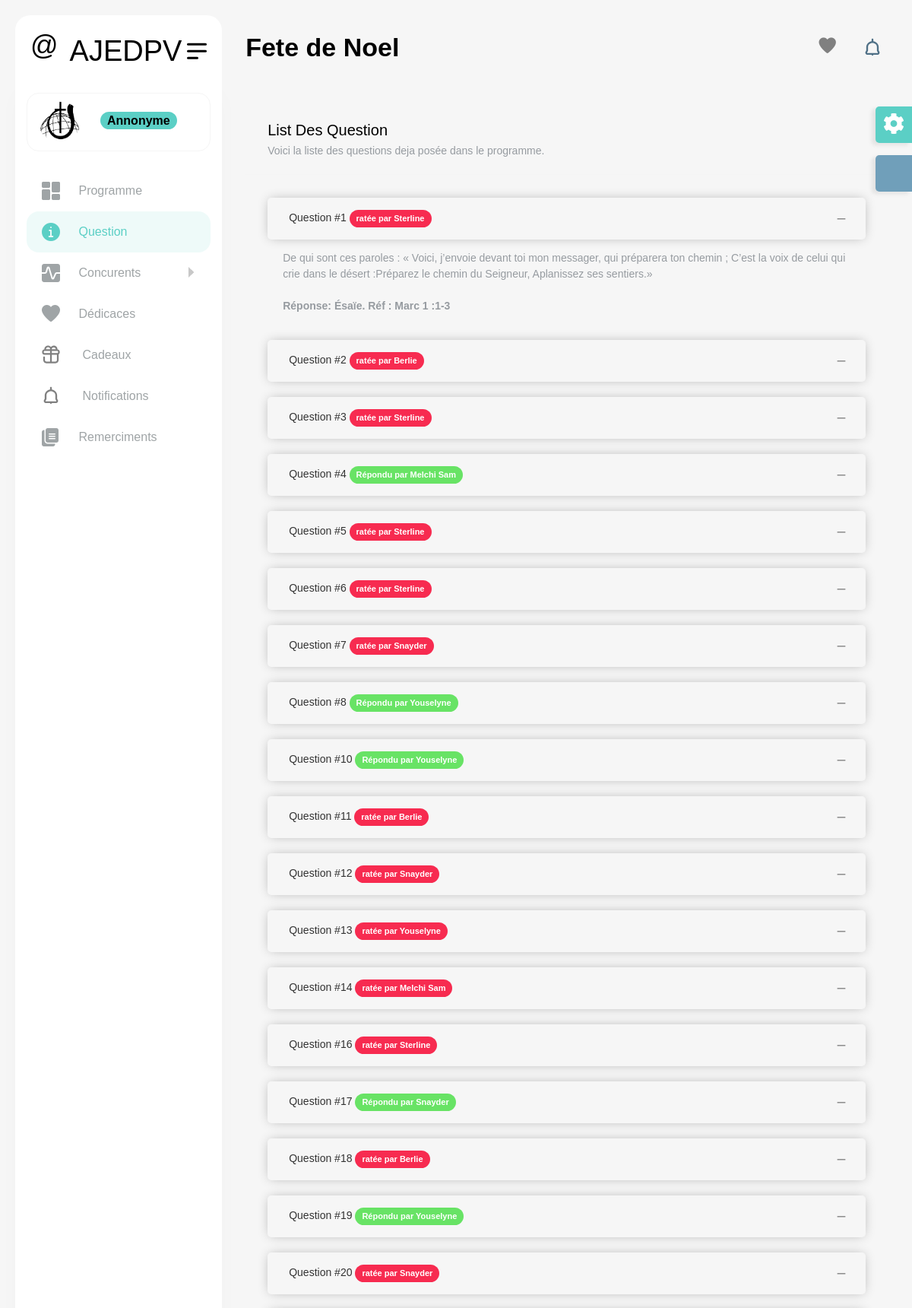
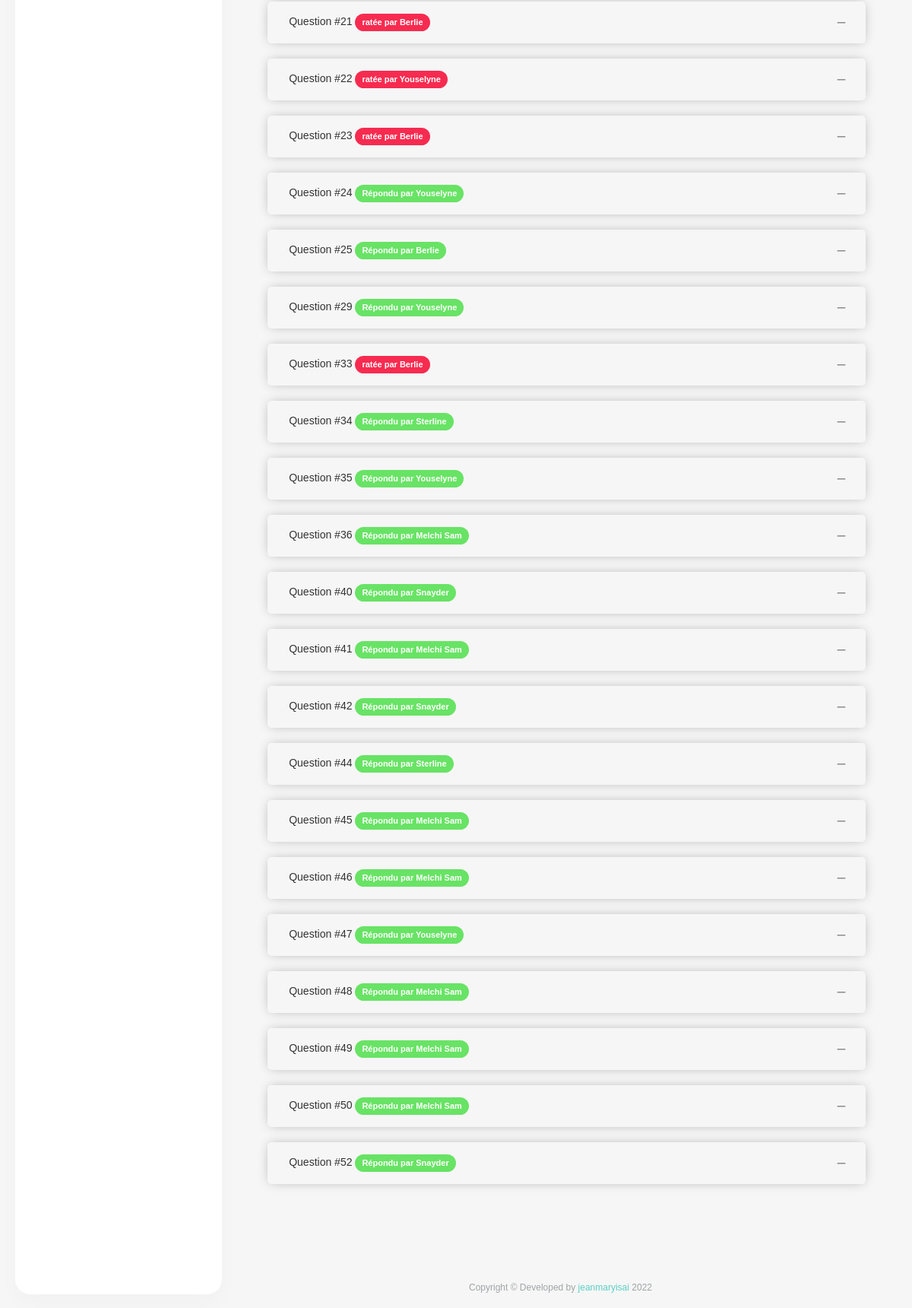
Screenshot of /questions with the database file from the repository (2 pictures, top to bottom).
### core/models.py (models this page shows, shortened)
class Question(models.Model):
    enoncee=models.TextField()
    reponse=models.TextField()
    number=models.IntegerField(unique=True)
    receveur=models.ForeignKey(Concurent,null=True,blank=True,on_delete=models.SET_NULL,related_name='personne_posee')
    repondu=models.BooleanField()
    repliques= models.ManyToManyField(Concurent,related_name='persone_avoir_repondu',blank=True)
    repliques_rate=models.ManyToManyField(Concurent,blank=True)
    manche=models.ForeignKey(Manche,on_delete=models.SET_NULL,null=True,blank=True)
    used= models.BooleanField(default=False)
    time_answer=models.DateTimeField(null=True,blank=True)
    is_unique=models.BooleanField(default=False)
    is_repliques=models.BooleanField(default=True)

class Concurent(models.Model):
    nom=models.CharField(max_length=50,unique=True)
    prenom=models.CharField(max_length=50,unique=True)
    age=models.IntegerField()
    pointCum=models.DecimalField(max_digits=9000,decimal_places=2,default=0)
    id_fake=models.CharField(max_length=50,default='2389A1')
    profile=models.ImageField(null=True)

### core/views.py (the view)
# urls.py: path('questions',questions,name='questions'),
def questions(request):
    return render(request,'questions.html',{'qst':Question.objects.filter(used=True).order_by('number')})

### core/context_processors.py (called while the page is built)
def cart(request):
    concurents= Concurent.objects.all()
    dedicaces= Dedicace.objects.filter(show=True).order_by('-date')[:5]
    notification=Notification.objects.all().order_by('-date')[:5]
    context={'concurents':concurents
    ,
    'dedicaces':dedicaces,
    'notifications':notification,
    }
    return context

### templates/questions.html (shortened to what this page needs)
{% extends 'base.html' %} {% load static %} {% block 'body' %}
<div class="col-xxl-12">
    <div class="card transparent-card">
        <div class="card-header d-block">
            <h4 class="card-title">List des question</h4>
            <p class="m-0 subtitle">Voici la liste des questions deja pos&eacute;e dans le programme.</p>
        </div>
        <div class="card-body">
            <div class="accordion accordion-header-shadow accordion-rounded" id="accordion-ten">
                {% for x in qst %}
                <div class="accordion-item">
                    <div class="accordion-header  rounded-lg" id="accord-{{forloop.counter}}0One" data-bs-toggle="collapse" data-bs-target="#collapse{{forloop.counter}}0One" aria-controls="collapse{{forloop.counter}}0One" aria-expanded="true" role="button">
                        <span class="accordion-header-text">Question #{{x.number}} <span
                                class="badge badge-{% if x.repondu == True %}success{%else%}danger{%endif%} badge-sm">{% if x.repondu == True %}R&eacute;pondu{%else%}rat&eacute;e{%endif%} par {{x.receveur.prenom}}</span></span>
                        <span class="accordion-header-indicator"></span>
                    </div>
                    <div id="collapse{{forloop.counter}}0One" class="collapse accordion__body {% if forloop.counter == 1 %}show{% endif %}" aria-labelledby="accord-{{forloop.counter}}0One" data-bs-parent="#accordion-ten">
                        <div class="accordion-body-text">
                            {{x.enoncee}}
                            <br><br>
                            <strong>
                                R&eacute;ponse: {{x.reponse}}
                            </strong>
                        </div>
                    </div>
                </div>
                {% empty %}
                <h3>Pas de questions pour l'instant revenez plus tard. ;)</h3>
                {% endfor %}
            </div>
        </div>
    </div>
</div>
{%endblock%}

### rows the page displays
Question: number "1", repondu "ratée", receveur.prenom "Sterline", enoncee "De qui sont ces paroles : « Voici, j’envoie devant toi mon messager, qui préparera ton chemin ; C’est la voix de celui qui crie dans le désert :Préparez le chemin du Seigneur, Aplanissez ses sentiers.»", reponse "Ésaïe. Réf : Marc 1 :1-3"
Question: number "2", repondu "ratée", receveur.prenom "Berlie"
Question: number "3", repondu "ratée", receveur.prenom "Sterline"
Question: number "4", repondu "Répondu", receveur.prenom "Melchi Sam"
Question: number "5", repondu "ratée", receveur.prenom "Sterline"
Question: number "6", repondu "ratée", receveur.prenom "Sterline"
Question: number "7", repondu "ratée", receveur.prenom "Snayder"
Question: number "8", repondu "Répondu", receveur.prenom "Youselyne"
Question: number "10", repondu "Répondu", receveur.prenom "Youselyne"
Question: number "11", repondu "ratée", receveur.prenom "Berlie"
Question: number "12", repondu "ratée", receveur.prenom "Snayder"
Question: number "13", repondu "ratée", receveur.prenom "Youselyne"
Question: number "14", repondu "ratée", receveur.prenom "Melchi Sam"
Question: number "16", repondu "ratée", receveur.prenom "Sterline"
Question: number "17", repondu "Répondu", receveur.prenom "Snayder"
Question: number "18", repondu "ratée", receveur.prenom "Berlie"
Question: number "19", repondu "Répondu", receveur.prenom "Youselyne"
Question: number "20", repondu "ratée", receveur.prenom "Snayder"
Question: number "21", repondu "ratée", receveur.prenom "Berlie"
Question: number "22", repondu "ratée", receveur.prenom "Youselyne"
Question: number "23", repondu "ratée", receveur.prenom "Berlie"
Question: number "24", repondu "Répondu", receveur.prenom "Youselyne"
Question: number "25", repondu "Répondu", receveur.prenom "Berlie"
Question: number "29", repondu "Répondu", receveur.prenom "Youselyne"
Question: number "33", repondu "ratée", receveur.prenom "Berlie"
Question: number "34", repondu "Répondu", receveur.prenom "Sterline"
Question: number "35", repondu "Répondu", receveur.prenom "Youselyne"
Question: number "36", repondu "Répondu", receveur.prenom "Melchi Sam"
Question: number "40", repondu "Répondu", receveur.prenom "Snayder"
Question: number "41", repondu "Répondu", receveur.prenom "Melchi Sam"
Question: number "42", repondu "Répondu", receveur.prenom "Snayder"
Question: number "44", repondu "Répondu", receveur.prenom "Sterline"
Question: number "45", repondu "Répondu", receveur.prenom "Melchi Sam"
Question: number "46", repondu "Répondu", receveur.prenom "Melchi Sam"
Question: number "47", repondu "Répondu", receveur.prenom "Youselyne"
Question: number "48", repondu "Répondu", receveur.prenom "Melchi Sam"
Question: number "49", repondu "Répondu", receveur.prenom "Melchi Sam"
Question: number "50", repondu "Répondu", receveur.prenom "Melchi Sam"
Question: number "52", repondu "Répondu", receveur.prenom "Snayder"
